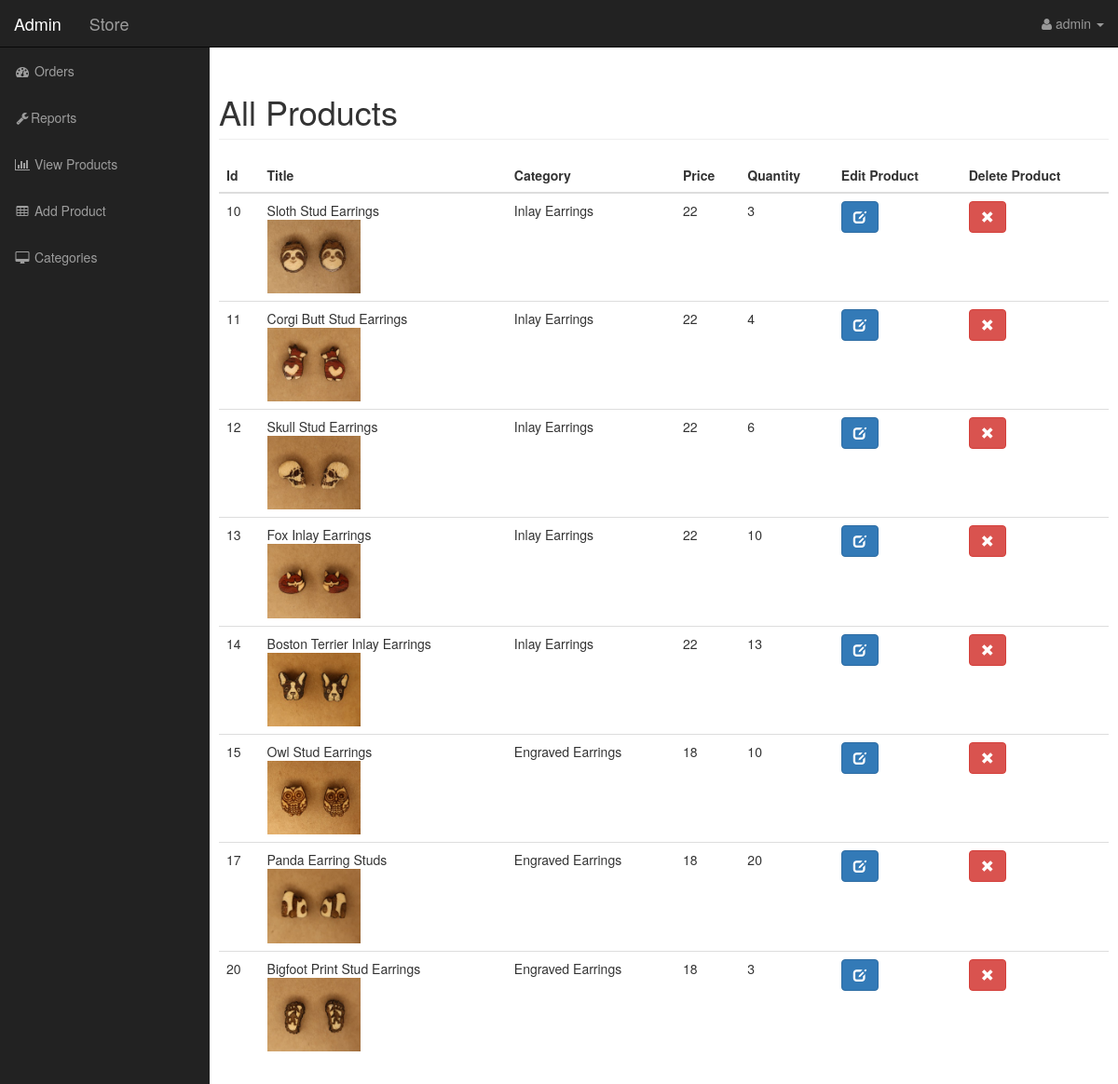
The page /admin/index.php?products (signed in) on the database its author committed.
### tables this page shows
CREATE TABLE `products` (
  `product_id` int(11) NOT NULL,
  `product_title` varchar(255) NOT NULL,
  `product_category_id` int(11) NOT NULL,
  `product_price` float NOT NULL,
  `product_qty` int(11) NOT NULL,
  `product_description` text NOT NULL,
  `short_desc` text NOT NULL,
  `product_image` varchar(255) NOT NULL
);

CREATE TABLE `categories` (
  `cat_id` int(11) NOT NULL,
  `cat_title` varchar(255) NOT NULL
);

### resources/functions.php (the view, shortened to what this page needs)
<?php
$upload_directory = "uploads";
function query($sql){
    global $connection;
    return mysqli_query($connection, $sql);
}
function fetch_array($result){
    return mysqli_fetch_assoc($result);
}
function display_image($picture) {
    global $upload_directory;
    return $upload_directory . ds . $picture;
}
function get_products_in_admin() {
    $query = query("SELECT * FROM products");
    while($row = fetch_array($query)){
        $category = show_product_category($row['product_category_id']);
        $product_image = display_image($row['product_image']);
        $product =<<<DELIMETER
        <tr>
            <td>{$row['product_id']}</td>
            <td>{$row['product_title']}<br>
            <img width="100" src="../../resources/{$product_image}" alt="">
            </td>
            <td>{$category}</td>
            <td>{$row['product_price']}</td>
            <td>{$row['product_qty']}</td>
            <td><a class="btn btn-primary" href="index.php?edit_product&id={$row['product_id']}"><span class="glyphicon glyphicon-edit"></span></a></td>
            <td><a class="btn btn-danger" href="../../resources/templates/back/delete_product.php?id={$row['product_id']}"><span class="glyphicon glyphicon-remove"></span></a></td>
        </tr>
        DELIMETER;
        echo $product;
    }
}
function show_product_category($product_category_id) {
$category_query = query("SELECT * FROM categories WHERE cat_id = '{$product_category_id}'");
while($category_row = fetch_array($category_query)) {
    return $category_row['cat_title'];
}
}
?>

### public/admin/css/sb-admin.css (style rules this page uses)
body { margin-top: 100px; background-color: #222; }
@media (min-width:768px) { body { margin-top: 50px; } }

### rows shown on the page
products: product_id "10", product_title "Sloth Stud Earrings", product_image (picture), product_category.cat_title "Inlay Earrings", product_price "22", product_qty "3"
products: product_id "11", product_title "Corgi Butt Stud Earrings", product_image (picture), product_category.cat_title "Inlay Earrings", product_price "22", product_qty "4"
products: product_id "12", product_title "Skull Stud Earrings", product_image (picture), product_category.cat_title "Inlay Earrings", product_price "22", product_qty "6"
products: product_id "13", product_title "Fox Inlay Earrings", product_image (picture), product_category.cat_title "Inlay Earrings", product_price "22", product_qty "10"
products: product_id "14", product_title "Boston Terrier Inlay Earrings", product_image (picture), product_category.cat_title "Inlay Earrings", product_price "22", product_qty "13"
products: product_id "15", product_title "Owl Stud Earrings", product_image (picture), product_category.cat_title "Engraved Earrings", product_price "18", product_qty "10"
products: product_id "17", product_title "Panda Earring Studs", product_image (picture), product_category.cat_title "Engraved Earrings", product_price "18", product_qty "20"
products: product_id "20", product_title "Bigfoot Print Stud Earrings", product_image (picture), product_category.cat_title "Engraved Earrings", product_price "18", product_qty "3"

### other values the page prints
$_SESSION['username'] "admin"
